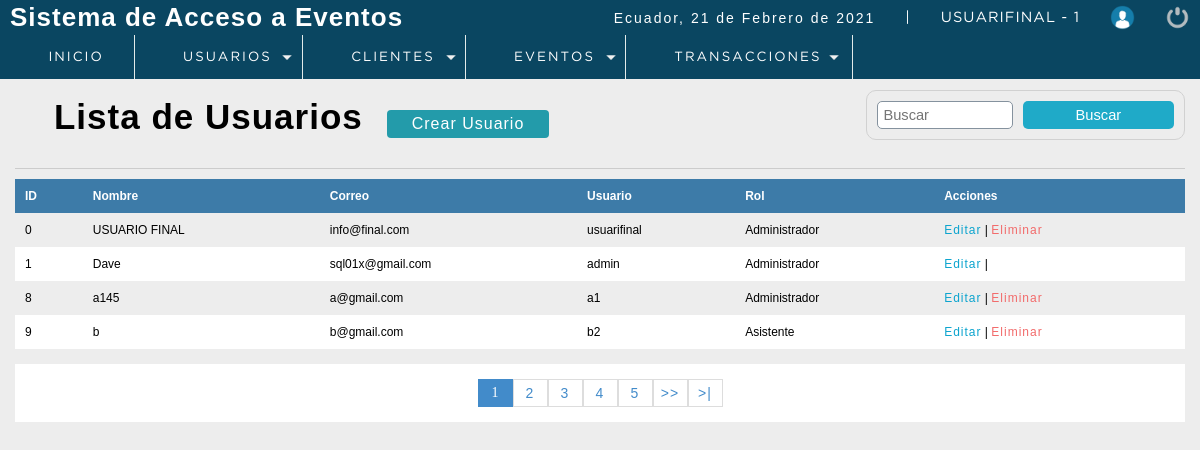
Page /P_seminarios/sistema/lista_usuarios.php (signed in) on the committed database.
### tables this page shows
CREATE TABLE `usuario` (
  `idusuario` int(11) NOT NULL,
  `nombre` varchar(50) DEFAULT NULL,
  `correo` varchar(100) DEFAULT NULL,
  `usuario` varchar(15) DEFAULT NULL,
  `clave` varchar(100) DEFAULT NULL,
  `rol` int(11) DEFAULT NULL,
  `Status` int(11) NOT NULL DEFAULT 1,
  `cod_cliente` int(11) DEFAULT 0
);

CREATE TABLE `rol` (
  `idrol` int(11) NOT NULL,
  `rol` varchar(20) DEFAULT NULL
);

### P_seminarios/sistema/lista_usuarios.php (the view, shortened to what this page needs)
<?php
 include "../conection.php";
?>
<!DOCTYPE html>
<html lang="en">
<head>
	<?php include "includes/scripts.php"?>
</head>
<body>
 <?php include "includes/header.php"?>
	<section id="container">
		<h1><i class="fas fa-list-alt"></i> Lista de Usuarios</h1>
        <a href="registro_usuarios.php" class="btn_new">Crear Usuario</a>
    <form action="buscar_usuario.php" method="get" class="form_search">
        <input type="text" name="busqueda" id="busqueda" placeholder="Buscar">
        <input type="submit" value="Buscar" class="btn_search" >
    </form>
    <hr>
        <table>
            <tr>
                <th>ID</th>
                <th>Nombre</th>
                <th>Correo</th>
                <th>Usuario</th>
                <th>Rol</th>
                <th>Acciones</th>
            </tr>
            <?php
           $sql_registre = mysqli_query($conection,"SELECT COUNT(*) AS total_registro FROM usuario WHERE Status =1");
           $result_registre = mysqli_fetch_array($sql_registre);
           $total_resgistros = $result_registre['total_registro'];
           $por_pagina = 4;
           if (empty($_GET['pagina'])) {
               $pagina =1;
           }
           else {
               $pagina = $_GET['pagina'];
           }
           $desde = ($pagina - 1) * $por_pagina;
           $total_paginas = ceil($total_resgistros / $por_pagina);
           $query = mysqli_query($conection,"SELECT u.Idusuario, u.nombre, u.correo, u.usuario, r.rol FROM usuario u
                                                                                                      INNER JOIN rol r
                                                                                                      ON u.rol = r.idrol
                                                                                                      WHERE Status = 1
                                                                                                      ORDER BY idusuario ASC LIMIT $desde, $por_pagina");
           $result = mysqli_num_rows($query);
           if ($result > 0) {
               while ($data = mysqli_fetch_array($query)) {
           ?>
            <tr>
                <td><?php echo $data["Idusuario"];?></td>
                <td><?php echo $data["nombre"];?></td>
                <td><?php echo $data["correo"];?></td>
                <td><?php echo $data["usuario"];?></td>
                <td><?php echo $data["rol"];?></td>
                <td>
                    <a class="link_edit" href="editar_usuario.php?id=<?php echo $data["Idusuario"];?>">Editar</a>
                    |
                    <?php
                        if ($data["Idusuario"] !=1) {
                    ?>
                    <a class="link_delete" href="eliminar_usuario.php?id=<?php echo $data["Idusuario"];?>">Eliminar</a>
                    <?php
                        }
                    ?>
                </td>
            </tr>
                <?php
               }
           }
            ?>
        </table>
        <div class="paginador">
                    <ul>
                    <?php
                    for ($i=1; $i <= $total_paginas; $i++) {
                        if ($i == $pagina) {
                            echo '<li class="pageSelected">'.$i.'</li>';
                        }
                        else {
                            echo '<li><a href="?pagina='.$i.'">'.$i.'</a></li>';
                        }
                    }
                    if ($pagina!=$total_paginas) {
                    ?>
                    <li><a href="?pagina=<?php echo $pagina+1;?>">>></a></li>
                    <li><a href="?pagina=<?php echo $total_paginas;?>">>|</a></li>
                        <?php
                            }
                        ?>
                    </ul>
                </div>
	</section>
</body>
</html>

### P_seminarios/sistema/css/style.css (style rules this page uses)
* { margin: 0; padding: 0; box-sizing: border-box; }
body { background: #ededed; }
h1, h2, h3, h4, h5, h6 { font-family: 'arial'; font-weight: bold; letter-spacing: 1px; }
h1 { font-size: 26px; }
a { text-decoration: none; font-family: arial; letter-spacing: 1px; }
#container { padding: 90px 15px 15px; }
hr { border: 0; background: #CCC; height: 1px; margin: 10px 0; display: block; }
form { border: 2px solid #78909C; border-radius: 2%; background: #FFF; margin: auto; padding: 20px 50px; border: 1px solid #d1d1d1; }
input,select { display: block; width: 100%; font-size: 11pt; padding: 5px; border: 1px solid #85929e; border-radius: 5px; }
#container h1 { font-size: 35px; display: inline-block; }
.btn_new { display: inline-block; background: #239baa; color: #FFF; padding: 5px 25px; border-radius: 4px; margin: 20px; }
table { border-collapse: collapse; font-size: 12px; font-family: 'arial'; width: 100%; }
table th { text-align: left; padding: 10px; background: #3d7ba8; color: #FFF; }
table tr:nth-child(odd) { background: #FFF; }
table td { padding: 10px; }
.link_edit { color: #0ca4ce; }
.link_delete { color: #f26b6b; }
.paginador ul { padding: 15px; list-style: none; background: #FFF; margin-top: 15px; display: -webkit-flex; display: -moz-flex; display: -ms-flex; display: -o-flex; display: flex; justify-content: center; }
.paginador a, .pageSelected { color: #428bca; border: 1px solid #ddd; padding: 5px; display: inline-block; font-size: 14px; text-align: center; width: 35px; }
.pageSelected { color: #FFF; background: #428bca; border: 1px solid #428bca; }
.form_search { display: -webkit-flex; display: -moz-flex; display: -ms-flex; display: -o-flex; display: flex; float: right; background: initial; padding: 10px; border-radius: 10px; }
.form_search .btn_search { background: #1faac8; color: #FFF; padding: 0 20px; border: 0; cursor: pointer; margin-left: 10px; }

### rows in the picture
usuario: idusuario "0", nombre "USUARIO FINAL", correo "info@final.com", usuario "usuarifinal", rol.rol "Administrador"
usuario: idusuario "1", nombre "Dave", correo "sql01x@gmail.com", usuario "admin", rol.rol "Administrador"
usuario: idusuario "8", nombre "a145", correo "a@gmail.com", usuario "a1", rol.rol "Administrador"
usuario: idusuario "9", nombre "b", correo "b@gmail.com", usuario "b2", rol.rol "Asistente"

### other values in the picture
fechaC() "21 de Febrero de 2021"
$_SESSION['user'] "USUARIFINAL"
$_SESSION['rol'] "1"
